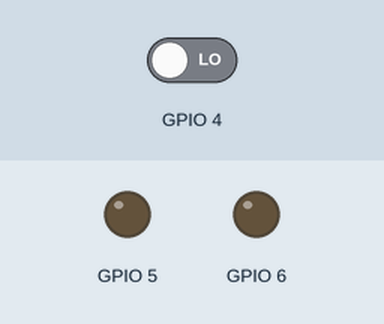
Bench run of a program on a simulated Raspberry Pi (BCM pin numbers). Parts: output pins drawn as LEDs (lit = HIGH). Dashed ring = blinking. Inputs (shaded band) come from the test bench; at power-on: GPIO 4 LOW.

Above: at 1.2 s.
1.3 s: GPIO 4 driven HIGH
At 1.7 s:
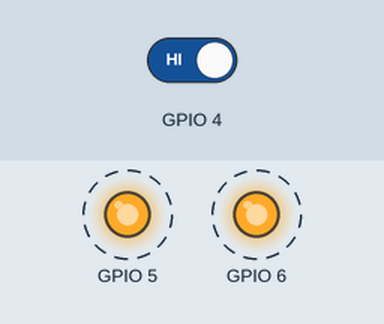
4.3 s: GPIO 4 driven LOW
At 5.3 s:
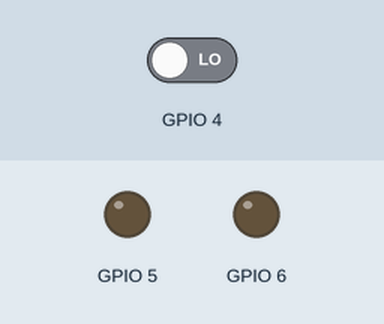
Timing chart, 0 to 7.3 s (numbered marks = the images above; inputs shaded):
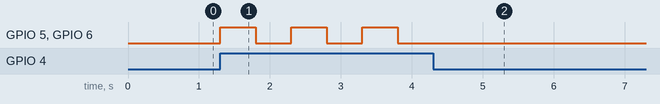

The program:

5_treasure_chest.py
```python
# doorbell

import gpiod
import time

hall_pin = 4
green_pin = 5
red_pin = 6

chip = gpiod.Chip('gpiochip4')

hall_line = chip.get_line(hall_pin)
green_line = chip.get_line(green_pin)
red_line = chip.get_line(red_pin)

green_line.request(consumer="LED", type=gpiod.LINE_REQ_DIR_OUT)
red_line.request(consumer="LED", type=gpiod.LINE_REQ_DIR_OUT)
hall_line.request(consumer="Button", type=gpiod.LINE_REQ_DIR_IN)

try:
    while True:
        if hall_line.get_value() == 1:
            red_line.set_value(1)
            green_line.set_value(1)
            time.sleep(0.5)
            red_line.set_value(0)
            green_line.set_value(0)
            time.sleep(0.5)
        else:
            red_line.set_value(0)
            green_line.set_value(0)
finally:
    red_line.release()
    green_line.release()
    hall_line.release()
```

Measured:
- after the input at 1.3 s, GPIO 5, GPIO 6: alternates HIGH for 0.50 s and LOW for 0.50 s, starting at once
- after the input at 4.3 s, GPIO 5, GPIO 6: stops changing and stays LOW
